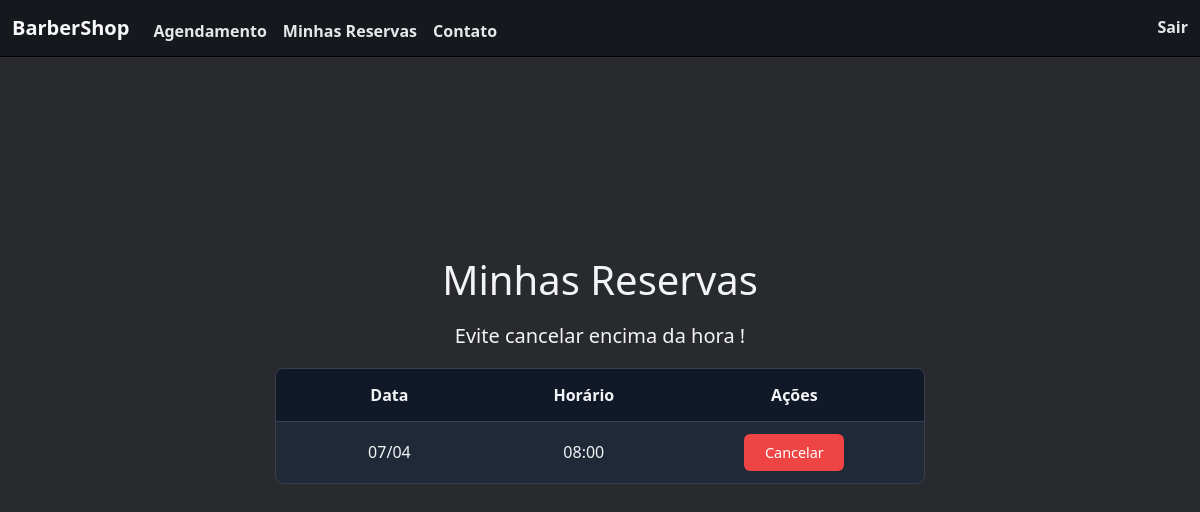
The page /minhasReservas (signed in) on the database as committed earlier.
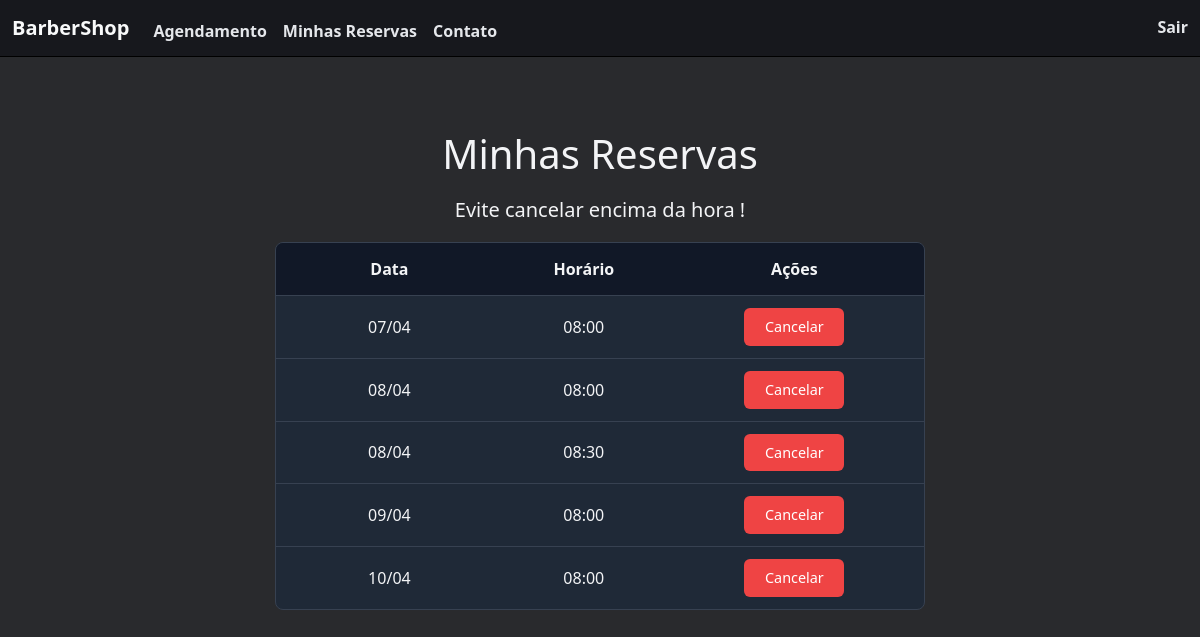
The same page on the database as committed later.
### tables this page shows
CREATE TABLE agendamentos (
    id INTEGER PRIMARY KEY AUTOINCREMENT,
    data_hora DATETIME NOT NULL,  
    disponivel BOOLEAN DEFAULT TRUE,
    user_id INTEGER,              
    FOREIGN KEY (user_id) REFERENCES users(id)
);

### app.py (the view)
@app.route("/minhasReservas")
def minhasReservas():
    db = get_db()
    reservas = db.execute("SELECT id, data_hora  FROM agendamentos WHERE user_id = ? AND disponivel = 0", [session["user_id"]]).fetchall()
    return render_template("horariosAgendados.html", reservas=reservas)

### helpers.py (called while the page is built)
def get_db():
    if 'db' not in g:
        g.db = sqlite3.connect(DATABASE)
        g.db.row_factory = sqlite3.Row  # Retorna dicionários em vez de tuplas
    return g.db

### templates/horariosAgendados.html (shortened to what this page needs)
{% extends "layout.html" %}
{% block main %}
<div class="reservas-container compact-view">
  <div class="cabecalho">
    <h1>Minhas Reservas</h1>
    <h5>Evite cancelar encima da hora !</h5>
  </div>
  <div class="tabela-reservas-wrapper">
    <table class="tabela-reservas">
      <thead>
        <tr>
          <th class="col-data">Data</th>
          <th class="col-horario">Horário</th>
          <th class="col-acoes">Ações</th>
        </tr>
      </thead>
      <tbody>
        {% for reserva in reservas %}
        <tr>
          <td>{{ reserva.data_hora.split()[0].split('-')[2] }}/{{ reserva.data_hora.split()[0].split('-')[1] }}</td>
          <td>{{ reserva.data_hora.split()[1][:5] }}</td>
          <td>
            <form action="{{ url_for('cancelar_reserva') }}" method="post">
              <button type="submit" class="btn-cancelar">Cancelar</button>
            </form>
          </td>
        </tr>
        {% else %}
        <tr>
          <td colspan="3" class="sem-reservas">Nenhuma reserva encontrada</td>
        </tr>
        {% endfor %}
      </tbody>
    </table>
  </div>
</div>
{% endblock %}

### templates/layout.html (shortened to what this page needs)
<!DOCTYPE html>
<html lang="en">
<head>
    <link href="https://cdn.jsdelivr.net/npm/bootstrap@5.3.3/dist/css/bootstrap.min.css" rel="stylesheet">
    <link href="/static/styles.css" rel="stylesheet">
</head>
<body>
    <nav class="navbar navbar-expand-lg bg-dark fixed-top">
        <div class="container-fluid">
            <a class="navbar-brand text-light fw-bold">BarberShop</a>
            <div class="collapse navbar-collapse" id="navbarNav">
                <ul class="navbar-nav">
                    <li class="nav-item">
                        <a class="nav-link text-light" href="/agendamento">Agendamento</a>
                    </li>
                    <li class="nav-item">
                        <a class="nav-link text-light" href="/minhasReservas">Minhas Reservas</a>
                    </li>
                    <li class="nav-item">
                        <a class="nav-link text-light" href="#">Contato</a>
                    </li>
                </ul>
            </div>
            <div class="d-flex">
                {% if session.user_id %}
                    <a class="nav-link text-danger fw-bold" href="/logout">Sair</a>
                {% else %}
                    <a class="nav-link text-light me-3" href="/login">Login</a>
                    <a class="nav-link text-light" href="/register">Registrar</a>
                {% endif %}
            </div>
        </div>
    </nav>
    <main class="main-content">
        {% block main %}{% endblock %}
    </main>
</body>
</html>

### static/styles.css (style rules this page uses)
* { margin: 0; padding: 0; box-sizing: border-box; font-family: 'Segoe UI', Arial, sans-serif; }
body { min-height: 100vh; background-color: RGB(41, 42, 45); color: #f3f4f6; display: flex; flex-direction: column; padding-top: 70px; }
.main-content { flex: 1; display: flex; flex-direction: column; justify-content: center; padding: 40px 20px; }
.navbar { min-height: 56px; background-color: #17181d !important; border-bottom: 1px solid #000000; font-family: 'Barlow Condensed', sans-serif; font-weight: 600; }
.nav-link { position: relative; padding-bottom: 2px; transition: color 0.3s ease; color: #e5e7eb !important; }
.nav-link::after { content: ""; position: absolute; left: 50%; bottom: 0; width: 0; height: 2px; background-color: #3b82f6; transition: all 0.3s ease; }
.cabecalho { text-align: center; margin-bottom: 30px; }
.cabecalho h1 { color: #f3f4f6; margin-bottom: 10px; }
.reservas-container { max-width: 700px; width: 100%; margin: 0 auto; padding: 15px 25px 25px; margin-top: -120px; }
.tabela-reservas-wrapper { overflow-x: auto; border-radius: 8px; border: 1px solid #374151; background: #1f2937; margin-top: 10px; margin-top: 0; }
.tabela-reservas { width: 100%; border-collapse: collapse; color: #f3f4f6; table-layout: fixed; }
.tabela-reservas th { background-color: #111827; padding: 14px 12px; text-align: center; font-weight: 600; border: none; }
.tabela-reservas td { padding: 12px; text-align: center; border-top: 1px solid #374151; border-bottom: none; }
.col-data { width: 35%; }
.col-horario { width: 25%; }
.col-acoes { width: 40%; }
.tabela-reservas tr:last-child td { border-bottom: none; }
.btn-cancelar { background-color: #ef4444; color: white; border: none; padding: 8px 16px; border-radius: 6px; cursor: pointer; font-weight: 500; font-size: 0.9em; min-width: 100px; transition: all 0.2s; }
.cabecalho { text-align: center; margin-bottom: 20px; }
.cabecalho h1 { color: #f3f4f6; margin: 0; padding-bottom: 5px; margin-bottom: 15px; }

Rows that differ between the two databases and show on the page:
now on this page (row edited): agendamentos: data_hora "08", data_hora "04", data_hora "08:00"
now on this page (row edited): agendamentos: data_hora "08", data_hora "04", data_hora "08:30"
now on this page (row edited): agendamentos: data_hora "09", data_hora "04", data_hora "08:00"
now on this page (row edited): agendamentos: data_hora "10", data_hora "04", data_hora "08:00"
